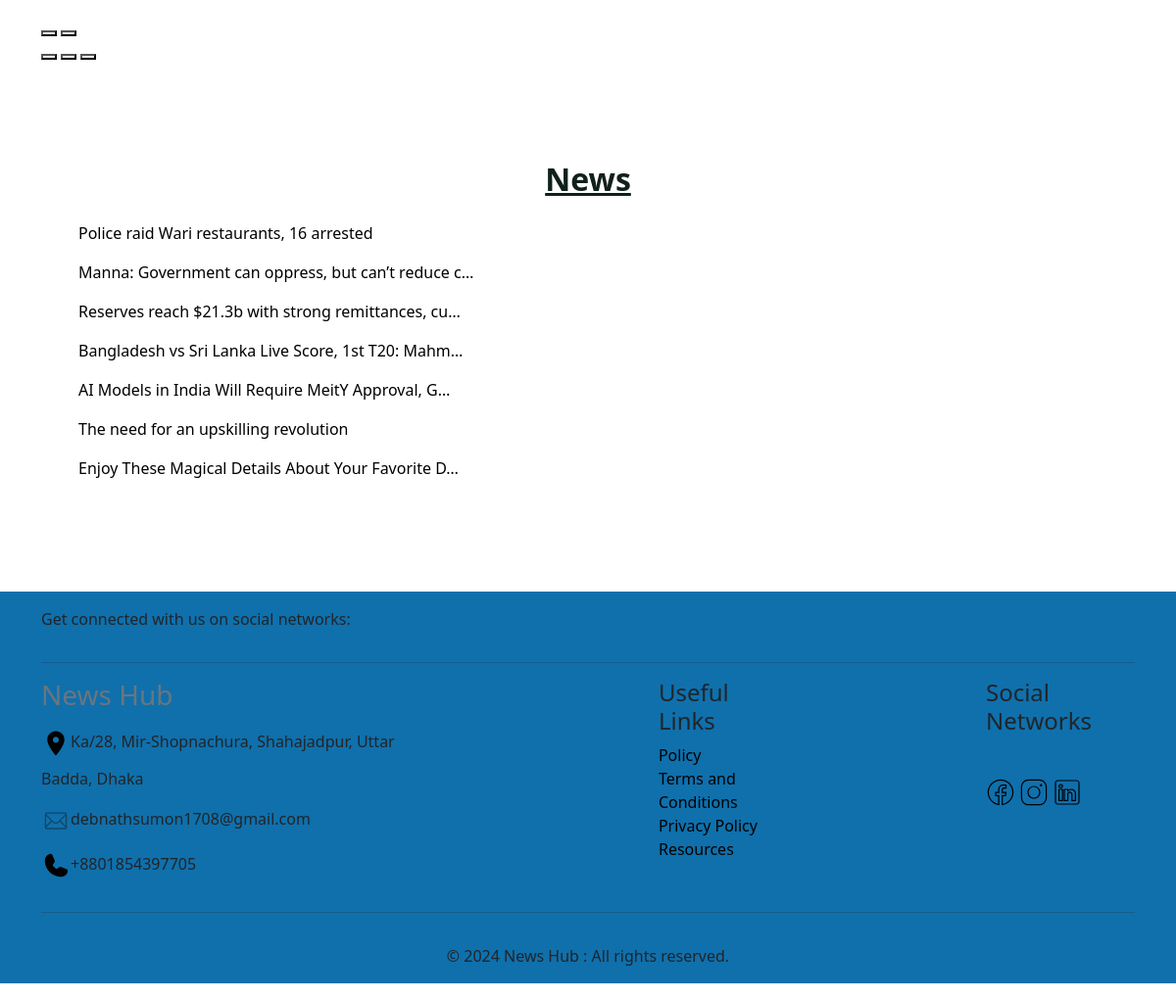
The app's page / (lower part), older data.
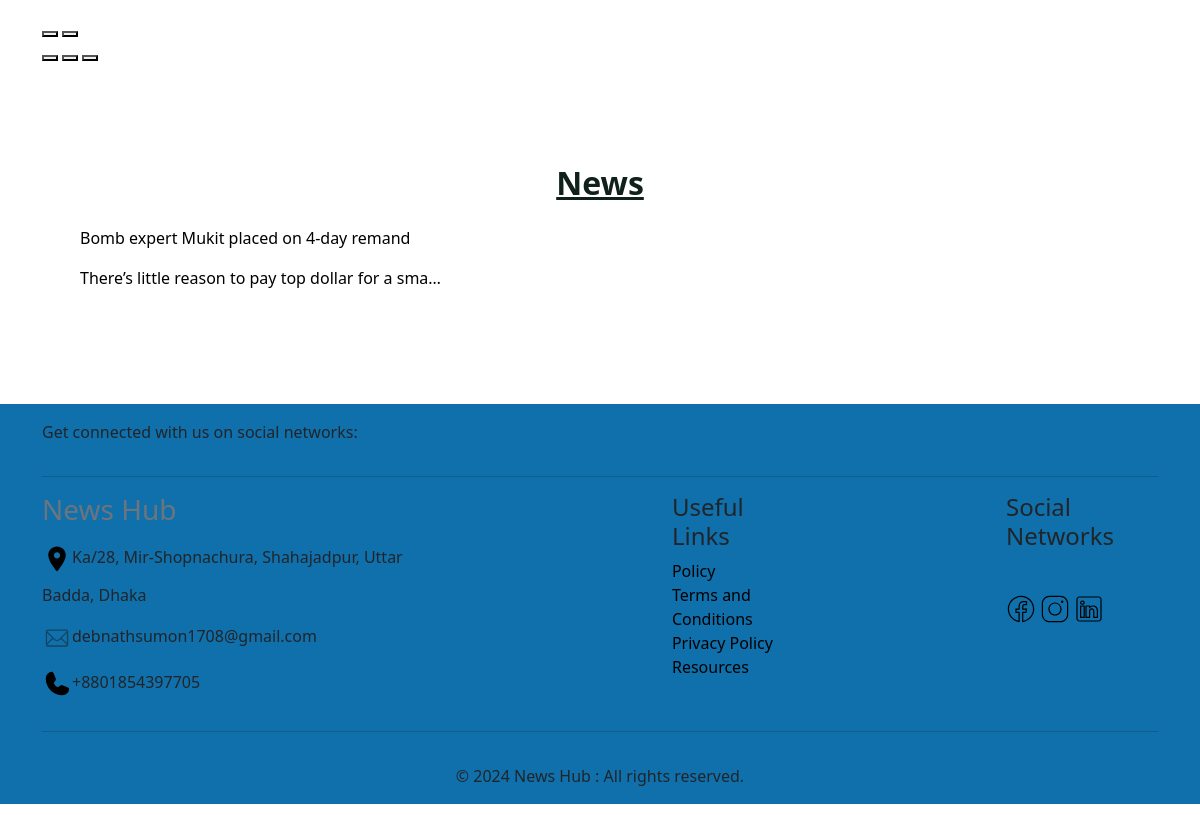
The same page, newer data.
### article/models.py (models this page shows, shortened)
class Article(models.Model):
    user = models.ForeignKey(User, on_delete=models.CASCADE)
    category = models.ForeignKey(Category, on_delete=models.CASCADE)
    headline = models.CharField(max_length=255)
    body = models.TextField()
    publish_date = models.DateTimeField(auto_now_add=True)
    image = models.ImageField(upload_to="article/images/", null=True, blank=True)

### core/views.py (the view)
# urls.py: 2. Add a URL to urlpatterns:  path('', Home.as_view(), name='home')
def Home(request):
    articles = Article.objects.all()
    return render(request, "index.html", {"articles":articles})

### core/templates/index.html (shortened to what this page needs)
{% extends "base.html" %}
{% load static %}
{% block content %}
<div class="carosual container">
    <div class="swiffy-slider slider-nav-round slider-nav-animation slider-nav-animation-fadein slider-item-first-visible">
        <button type="button" class="slider-nav" aria-label="Go left"></button>
        <button type="button" class="slider-nav slider-nav-next" aria-label="Go left"></button>
        <div class="slider-indicators">
            <button class="active" aria-label="Go to slide"></button>
            <button aria-label="Go to slide" class=""></button>
            <button aria-label="Go to slide" class=""></button>
        </div>
    </div>
</div>
<div class="news-container container">
    <div class="news-title text-center mb-4">
        <h2>News</h2>
    </div>
    {% for article in articles %}
    <div class="mt-2">
        <p class="news-tag"><a href="{% url 'detail' article.id %}">{{article.headline | truncatechars:50}}</a></p>
    </div>
    {% endfor %}
</div>
{% endblock %}

### core/templates/base.html (shortened to what this page needs)
{% load static %}
<!DOCTYPE html>
<html lang="en">
<head>
    <link href="https://cdn.jsdelivr.net/npm/bootstrap@5.3.3/dist/css/bootstrap.min.css" rel="stylesheet">
    <link href="https://cdn.jsdelivr.net/npm/swiffy-slider@1.6.0/dist/css/swiffy-slider.min.css" rel="stylesheet">
    <link rel="stylesheet" href="{% static 'style.css' %}">
</head>
<body>
    {% block content %}
    {% endblock %}
    {% include "footer.html" %}
</body>
</html>

### core/templates/navber.html (shortened to what this page needs)
{% load static %}

### core/templates/footer.html (shortened to what this page needs)
<footer class="mt-5 foot">
    <div class="container">
        <div class="top-links pt-3">
            <p>Get connected with us on social networks:</p>
        </div>
        <hr class="container">
        <div class="foot-container">
            <div>
                <h3 class="text-secondary">News Hub</h3>
                <p><?xml version="1.0" ?><svg height="48" viewBox="0 0 48 48" width="48" xmlns="http://www.w3.org/2000/svg"><path d="M24 4c-7.73 0-14 6.27-14 14 0 10.5 14 26 14 26s14-15.5 14-26c0-7.73-6.27-14-14-14zm0 19c-2.76 0-5-2.24-5-5s2.24-5 5-5 5 2.24 5 5-2.24 5-5 5z"/><path d="M0 0h48v48h-48z" fill="none"/></svg>Ka/28, Mir-Shopnachura, Shahajadpur, Uttar Badda, Dhaka</p>
                <p><!DOCTYPE svg  PUBLIC '-//W3C//DTD SVG 1.1//EN'  'http://www.w3.org/Graphics/SVG/1.1/DTD/svg11.dtd'>
                debnathsumon1708@gmail.com</p>
                <p>+8801854397705</p>
            </div>
            <div>
                <ul>
                    <h4>Useful Links</h4>
                    <li><a href="">Policy</a></li>
                    <li><a href="">Terms and Conditions</a></li>
                    <li><a href="">Privacy Policy</a></li>
                    <li><a href="">Resources</a></li>
                </ul>
            </div>
            <div>
                <h4>Social Networks</h4>
                <a href="https://www.facebook.com/" target="_blank"></a>
                <a href="https://www.instagram.com/" target="_blank"></a>
                <a href="https://www.linkedin.com/feed/" target="_blank"></a>
            </div>
        </div>
        <hr>
        <div>
            <p class="text-center p-3">© {% now "Y" %} News Hub :  All rights reserved.</p>
        </div>
    </div>
</footer>

### core/templates/index.html (style rules this page uses)
.carosual { margin-top: 100px; border: none; }
.news-tag a { text-decoration: none; color: black; }
.news-container { margin-top: 50px; padding: 50px; }
.news-container .news-title h2 { font-weight: bold; color: rgb(16, 32, 27); text-decoration: underline; }

### core/templates/footer.html (style rules this page uses)
.foot-container div ul li { text-decoration: none; list-style-type: none; }
.top-links { display: flex; justify-content: space-between; align-items: center; }
a svg { width: 30px; color: whitesmoke; }
p svg { width: 30px; color: white; }
.foot-container { display: flex; justify-content: space-between; gap: 200px; }
li a { text-decoration: none; color: black; }
.foot { background-color: #0f70ac; }

Row changes from the older to the newer data that the page shows:
removed Article: headline "Police raid Wari restaurants, 16 arrested"
removed Article: headline "Manna: Government can oppress, but can’t reduce c…"
removed Article: headline "Reserves reach $21.3b with strong remittances, cu…"
removed Article: headline "Bangladesh vs Sri Lanka Live Score, 1st T20: Mahm…"
removed Article: headline "AI Models in India Will Require MeitY Approval, G…"
removed Article: headline "The need for an upskilling revolution"
removed Article: headline "Enjoy These Magical Details About Your Favorite D…"
added Article: headline "Bomb expert Mukit placed on 4-day remand"
added Article: headline "There’s little reason to pay top dollar for a sma…"
